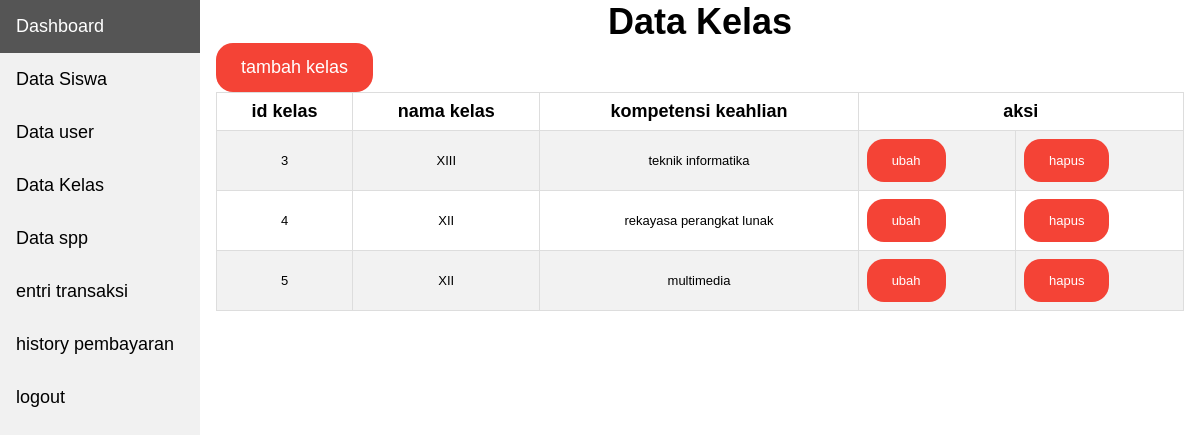
Page /admin/data_kelas.php (signed in) on the committed database.
### tables this page shows
CREATE TABLE IF NOT EXISTS `kelas` (
  `id_kelas` int(11) NOT NULL AUTO_INCREMENT,
  `nama_kelas` varchar(10) NOT NULL,
  `kompetensi_keahlian` varchar(50) NOT NULL,
  PRIMARY KEY (`id_kelas`)
);

### functions/functions.php (called while the page is built, shortened)
<?php
$conn = mysqli_connect("localhost", "root", "", "db_spp");
function query($query) {
	global $conn;
	$result = mysqli_query($conn, $query);
	$rows = array();
	while ( $row = mysqli_fetch_assoc($result) ) {
		$rows[] = $row;
	}
	return $rows;
}
 ?>

### admin/data_kelas.php (the view, shortened to what this page needs)
<?php
require '../functions/functions.php';
$kelas = query("SELECT * FROM kelas");
 ?>
<?php include 'header_admin.php'; ?>
<!DOCTYPE html>
<html>
<head>
</head>
<link rel="stylesheet" type="text/css" href="css/style.css">
<body>
<div class="content">
	<h1>Data Kelas</h1>
		<a class="link2" href="tambah_data_kelas.php">tambah kelas</a>
		<table border="1" cellpadding="10" cellspacing="0">
			<tr>
				<th>id kelas</th>
				<th>nama kelas</th>
				<th>kompetensi keahlian</th>
				<th colspan="2">aksi</th>
			</tr>
			<?php foreach ($kelas as $row) : ?>
			<tr>
				<td><?= $row["id_kelas"]; ?></td>
				<td><?= $row["nama_kelas"]; ?></td>
				<td><?= $row["kompetensi_keahlian"]; ?></td>
				<td><a class="link2" href="ubah_kelas.php?id_kelas=<?= $row["id_kelas"]; ?>">ubah</a></td>
				<td><a class="link2" href="hapus_kelas.php?id_kelas=<?= $row["id_kelas"]; ?>"  onclick="return confirm('yakin ingin hapus?')">hapus</a></td>
			</tr>
			<?php endforeach; ?>
		</table>
</div>
</body>
</html>

### admin/css/style.css (style rules this page uses)
* { padding:0; margin:0; }
body { font-family:Verdana, Geneva, sans-serif; font-size:18px; background-color:#FFF }
td { font-size: 13px; margin: 10px; }
table { border-collapse: collapse; border-spacing: 0; width: 100%; border: 1px solid #ddd; float: left; }
th, td { text-align: center; padding: 8px; }
tr:nth-child(even) { background-color: #f2f2f2 }
.link2:link, .link2:visited { background-color: #f44336; color: white; padding: 14px 25px; text-align: center; text-decoration: none; display: inline-block; float: left; border-radius: 17px 17px 17px 17px; -moz-border-radius: 17px 17px 17px 17px; -webkit-border-radius: 17px 17px 17px 17px; border: 0px solid #000000; }
h1 { text-align: center; }

### admin/header_admin.php (style rules this page uses)
body { margin: 0; font-family: "Lato", sans-serif; }
div.content { margin-left: 200px; padding: 1px 16px; height: 655px; }

### rows in the picture
kelas: id_kelas "3", nama_kelas "XIII", kompetensi_keahlian "teknik informatika"
kelas: id_kelas "4", nama_kelas "XII", kompetensi_keahlian "rekayasa perangkat lunak"
kelas: id_kelas "5", nama_kelas "XII", kompetensi_keahlian "multimedia"
